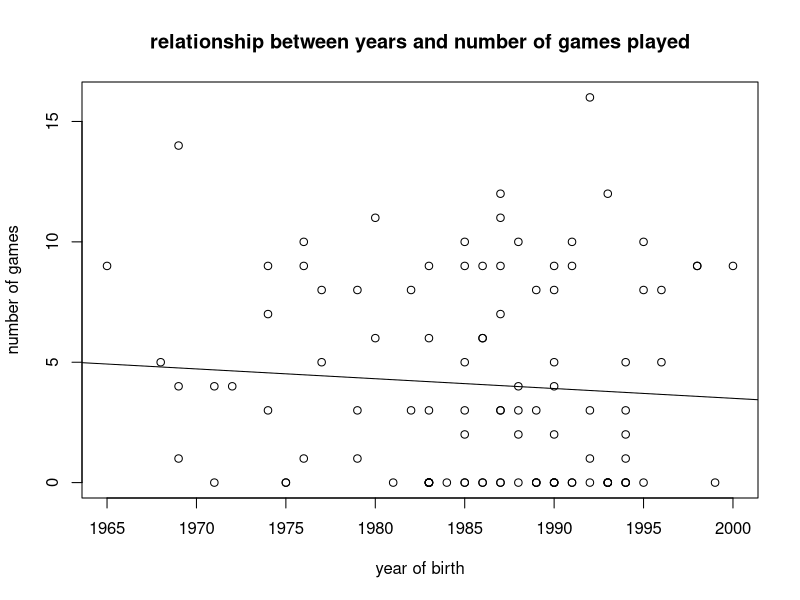

Here is the R script that generated this plot:
chess <- read.csv("players.csv",TRUE,",") #obtain the dataset

#plot number of games played against year of birth
plot(chess$B.YEAR,chess$GAMES ,xlab = "year of birth", ylab="number of games", main="relationship between years and number of games played")

#find the relationship between the number of games played and the year of birth
relationship<- lm(chess$GAMES~chess$B.YEAR)
summary(relationship)
coeff <- coefficients(relationship)
print(coeff)

abline(lm(chess$GAMES~chess$B.YEAR))#draw the line of regression
pre <- data.frame(chess$B.YEAR <- 1998)


#predict the number of games played given the year of birth
var<-predict(relationship,pre)
print(var)


